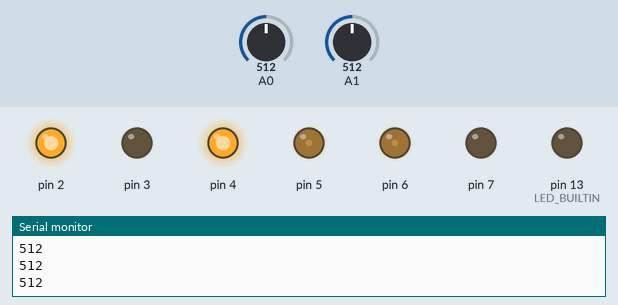
Simulated run of this sketch. Board: Arduino Uno, built with avr-gcc and run on an emulated ATmega328P. Parts: output pins drawn as LEDs (lit = HIGH), the last lines printed to the serial monitor. The inputs (shaded band) are chosen by the test bench; at power-on: A0 = 512, A1 = 512.

Above: at 1.2 s.
1.3 s: A0 set to 716
At 2.1 s:
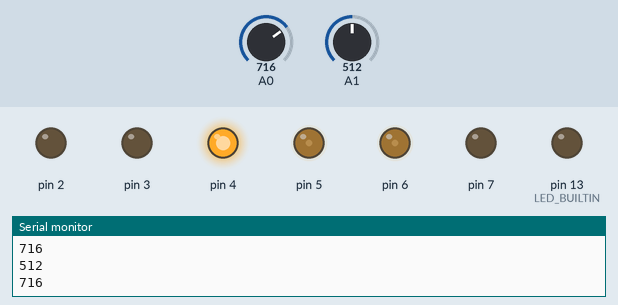
2.8 s: A1 set to 900
At 3.2 s:
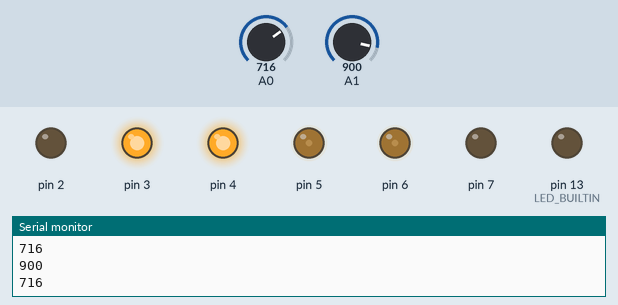
4.3 s: A1 set to 716
At 5.4 s:
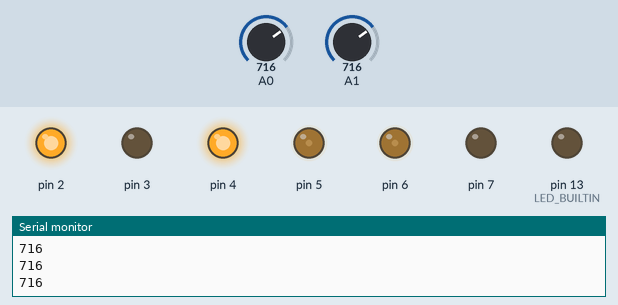
5.8 s: A1 set to 511
At 6.9 s:
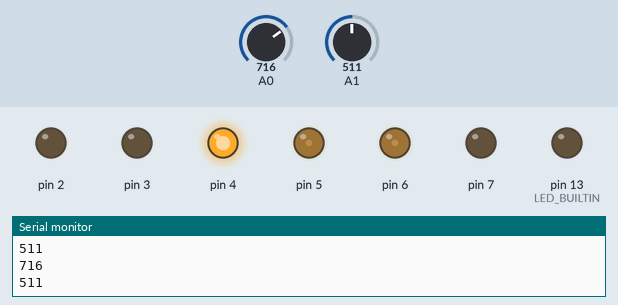
Timing chart, 0 to 8.3 s (numbered marks = the images above; inputs shaded):
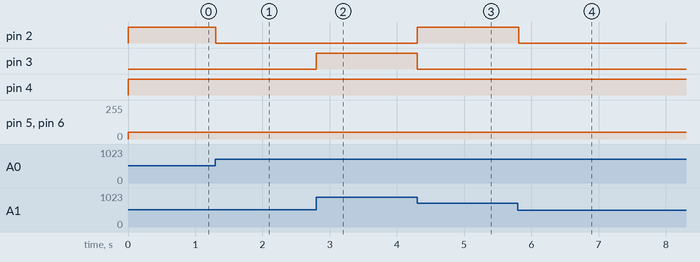

The sketch:

download1.ino
```cpp
int turnSpeed=50;

void back(int speed) //speed is a variable ranging from 0-255
{
  analogWrite(5, speed);
  analogWrite(6, speed);
  digitalWrite(2,LOW);
  digitalWrite(3,HIGH);
  digitalWrite(4,LOW);
  digitalWrite(7,HIGH);
}

void front(int speed) //speed is a variable ranging from 0-255
{
  analogWrite(5, speed);
  analogWrite(6, speed);
  digitalWrite(2,HIGH);
  digitalWrite(3,LOW);
  digitalWrite(4,HIGH);
  digitalWrite(7,LOW);
}

void stop()
{
  analogWrite(6,0);
  analogWrite(5,0);
}

void turnRight()
{
  analogWrite(5, turnSpeed);
  analogWrite(6, turnSpeed);
  digitalWrite(2,LOW);
  digitalWrite(3,HIGH);
  digitalWrite(4,HIGH);
  digitalWrite(7,LOW);
}

void turnLeft()
{
  analogWrite(5, turnSpeed);
  analogWrite(6, turnSpeed);
  digitalWrite(1,HIGH);
  digitalWrite(2,LOW);
  digitalWrite(3,LOW);
  digitalWrite(4,HIGH);
}

void setup()
{
  Serial.begin(9600);
  pinMode(LED_BUILTIN, OUTPUT);
  pinMode(A0, INPUT);
  pinMode(A1, INPUT);
  pinMode(2, OUTPUT);
  pinMode(3, OUTPUT);
  pinMode(4, OUTPUT);
  pinMode(7, OUTPUT);
}

void loop()
{
  int left=analogRead(A0); // 54 when 0, 974 when used
  int right=analogRead(A1);

  if(left==right)
  {
    if(left==54 and right==54)
      stop();
    else
      front(50);
  }
  else if(left>right)
    turnLeft();
  else
    turnRight();


  Serial.println(right);
  Serial.println(left);
}
```

Measured:
- after the input at 1.3 s, pin 2: HIGH → LOW at once
- after the input at 2.8 s, pin 3: LOW → HIGH at once
- after the input at 4.3 s, pin 2: LOW → HIGH at once; pin 3: HIGH → LOW at once
- after the input at 5.8 s, pin 2: HIGH → LOW at once
